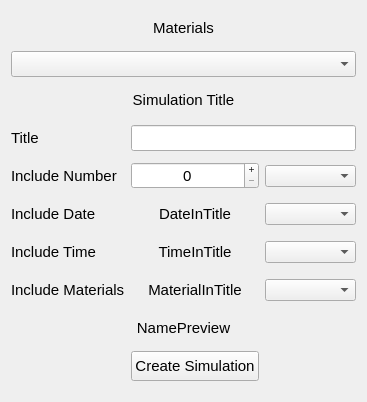
<?xml version="1.0" encoding="UTF-8"?>
<ui version="4.0">
 <class>Sobre</class>
 <widget class="QWidget" name="Sobre">
  <property name="geometry">
   <rect>
    <x>0</x>
    <y>0</y>
    <width>367</width>
    <height>402</height>
   </rect>
  </property>
  <property name="mouseTracking">
   <bool>true</bool>
  </property>
  <property name="focusPolicy">
   <enum>Qt::WheelFocus</enum>
  </property>
  <property name="windowTitle">
   <string>New Simulation</string>
  </property>
  <property name="windowIcon">
   <iconset>
    <normaloff>../Imagens/favicon.ico</normaloff>../Imagens/favicon.ico</iconset>
  </property>
  <layout class="QHBoxLayout" name="horizontalLayout_2">
   <item>
    <layout class="QGridLayout" name="gridLayout">
     <item row="5" column="0">
      <widget class="QLabel" name="label_4">
       <property name="minimumSize">
        <size>
         <width>0</width>
         <height>30</height>
        </size>
       </property>
       <property name="maximumSize">
        <size>
         <width>16777215</width>
         <height>30</height>
        </size>
       </property>
       <property name="font">
        <font>
         <pointsize>11</pointsize>
        </font>
       </property>
       <property name="text">
        <string>Include Date</string>
       </property>
      </widget>
     </item>
     <item row="6" column="0">
      <widget class="QLabel" name="label_5">
       <property name="minimumSize">
        <size>
         <width>0</width>
         <height>30</height>
        </size>
       </property>
       <property name="maximumSize">
        <size>
         <width>16777215</width>
         <height>30</height>
        </size>
       </property>
       <property name="font">
        <font>
         <pointsize>11</pointsize>
        </font>
       </property>
       <property name="text">
        <string>Include Time</string>
       </property>
      </widget>
     </item>
     <item row="4" column="2">
      <widget class="QComboBox" name="title_number_cbox"/>
     </item>
     <item row="5" column="1">
      <widget class="QLabel" name="date_text">
       <property name="minimumSize">
        <size>
         <width>0</width>
         <height>30</height>
        </size>
       </property>
       <property name="maximumSize">
        <size>
         <width>16777215</width>
         <height>30</height>
        </size>
       </property>
       <property name="font">
        <font>
         <pointsize>11</pointsize>
        </font>
       </property>
       <property name="text">
        <string>DateInTitle</string>
       </property>
       <property name="alignment">
        <set>Qt::AlignCenter</set>
       </property>
      </widget>
     </item>
     <item row="1" column="0" colspan="3">
      <widget class="QComboBox" name="materials_cbox">
       <property name="font">
        <font>
         <pointsize>11</pointsize>
        </font>
       </property>
       <property name="duplicatesEnabled">
        <bool>false</bool>
       </property>
       <property name="frame">
        <bool>true</bool>
       </property>
      </widget>
     </item>
     <item row="8" column="0" colspan="3">
      <widget class="QLabel" name="name_preview_text">
       <property name="minimumSize">
        <size>
         <width>0</width>
         <height>30</height>
        </size>
       </property>
       <property name="maximumSize">
        <size>
         <width>16777215</width>
         <height>30</height>
        </size>
       </property>
       <property name="font">
        <font>
         <pointsize>11</pointsize>
        </font>
       </property>
       <property name="text">
        <string>NamePreview</string>
       </property>
       <property name="alignment">
        <set>Qt::AlignCenter</set>
       </property>
      </widget>
     </item>
     <item row="4" column="0">
      <widget class="QLabel" name="label_3">
       <property name="minimumSize">
        <size>
         <width>0</width>
         <height>30</height>
        </size>
       </property>
       <property name="maximumSize">
        <size>
         <width>16777215</width>
         <height>30</height>
        </size>
       </property>
       <property name="font">
        <font>
         <pointsize>11</pointsize>
        </font>
       </property>
       <property name="text">
        <string>Include Number</string>
       </property>
      </widget>
     </item>
     <item row="4" column="1">
      <widget class="QSpinBox" name="number_spb">
       <property name="font">
        <font>
         <pointsize>11</pointsize>
        </font>
       </property>
       <property name="alignment">
        <set>Qt::AlignCenter</set>
       </property>
       <property name="buttonSymbols">
        <enum>QAbstractSpinBox::PlusMinus</enum>
       </property>
      </widget>
     </item>
     <item row="3" column="1" colspan="2">
      <widget class="QLineEdit" name="title_line">
       <property name="font">
        <font>
         <pointsize>11</pointsize>
        </font>
       </property>
      </widget>
     </item>
     <item row="9" column="1">
      <widget class="QPushButton" name="create_simulation_btn">
       <property name="minimumSize">
        <size>
         <width>0</width>
         <height>30</height>
        </size>
       </property>
       <property name="maximumSize">
        <size>
         <width>16777215</width>
         <height>30</height>
        </size>
       </property>
       <property name="font">
        <font>
         <pointsize>11</pointsize>
        </font>
       </property>
       <property name="text">
        <string>Create Simulation</string>
       </property>
      </widget>
     </item>
     <item row="2" column="0" colspan="3">
      <widget class="QLabel" name="label_2">
       <property name="minimumSize">
        <size>
         <width>0</width>
         <height>30</height>
        </size>
       </property>
       <property name="maximumSize">
        <size>
         <width>16777215</width>
         <height>30</height>
        </size>
       </property>
       <property name="font">
        <font>
         <pointsize>11</pointsize>
        </font>
       </property>
       <property name="text">
        <string>Simulation Title</string>
       </property>
       <property name="alignment">
        <set>Qt::AlignCenter</set>
       </property>
      </widget>
     </item>
     <item row="0" column="0" colspan="3">
      <widget class="QLabel" name="label">
       <property name="minimumSize">
        <size>
         <width>0</width>
         <height>30</height>
        </size>
       </property>
       <property name="maximumSize">
        <size>
         <width>16777215</width>
         <height>30</height>
        </size>
       </property>
       <property name="font">
        <font>
         <pointsize>11</pointsize>
        </font>
       </property>
       <property name="text">
        <string>Materials</string>
       </property>
       <property name="alignment">
        <set>Qt::AlignCenter</set>
       </property>
      </widget>
     </item>
     <item row="7" column="1">
      <widget class="QLabel" name="materials_text">
       <property name="minimumSize">
        <size>
         <width>0</width>
         <height>30</height>
        </size>
       </property>
       <property name="maximumSize">
        <size>
         <width>16777215</width>
         <height>40</height>
        </size>
       </property>
       <property name="font">
        <font>
         <pointsize>11</pointsize>
        </font>
       </property>
       <property name="text">
        <string>MaterialInTitle</string>
       </property>
       <property name="alignment">
        <set>Qt::AlignCenter</set>
       </property>
      </widget>
     </item>
     <item row="6" column="1">
      <widget class="QLabel" name="time_text">
       <property name="minimumSize">
        <size>
         <width>0</width>
         <height>30</height>
        </size>
       </property>
       <property name="maximumSize">
        <size>
         <width>16777215</width>
         <height>30</height>
        </size>
       </property>
       <property name="font">
        <font>
         <pointsize>11</pointsize>
        </font>
       </property>
       <property name="text">
        <string>TimeInTitle</string>
       </property>
       <property name="alignment">
        <set>Qt::AlignCenter</set>
       </property>
      </widget>
     </item>
     <item row="7" column="0">
      <widget class="QLabel" name="label_8">
       <property name="minimumSize">
        <size>
         <width>0</width>
         <height>30</height>
        </size>
       </property>
       <property name="maximumSize">
        <size>
         <width>16777215</width>
         <height>40</height>
        </size>
       </property>
       <property name="font">
        <font>
         <pointsize>11</pointsize>
        </font>
       </property>
       <property name="text">
        <string>Include Materials</string>
       </property>
      </widget>
     </item>
     <item row="3" column="0">
      <widget class="QLabel" name="label_10">
       <property name="minimumSize">
        <size>
         <width>0</width>
         <height>30</height>
        </size>
       </property>
       <property name="maximumSize">
        <size>
         <width>16777215</width>
         <height>30</height>
        </size>
       </property>
       <property name="font">
        <font>
         <pointsize>11</pointsize>
        </font>
       </property>
       <property name="text">
        <string>Title</string>
       </property>
      </widget>
     </item>
     <item row="5" column="2">
      <widget class="QComboBox" name="title_date_cbox"/>
     </item>
     <item row="6" column="2">
      <widget class="QComboBox" name="title_time_cbox"/>
     </item>
     <item row="7" column="2">
      <widget class="QComboBox" name="title_materials_cbox"/>
     </item>
    </layout>
   </item>
  </layout>
 </widget>
 <tabstops>
  <tabstop>materials_cbox</tabstop>
  <tabstop>title_line</tabstop>
  <tabstop>number_spb</tabstop>
  <tabstop>title_number_cbox</tabstop>
  <tabstop>title_date_cbox</tabstop>
  <tabstop>title_time_cbox</tabstop>
  <tabstop>title_materials_cbox</tabstop>
  <tabstop>create_simulation_btn</tabstop>
 </tabstops>
 <resources/>
 <connections/>
</ui>
